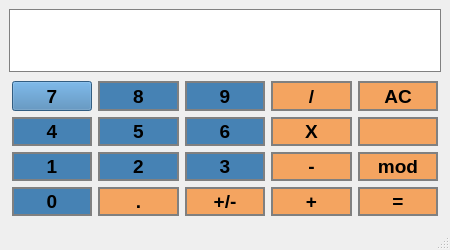
<?xml version="1.0" encoding="UTF-8"?>
<ui version="4.0">
 <class>Calculator</class>
 <widget class="QMainWindow" name="Calculator">
  <property name="windowModality">
   <enum>Qt::NonModal</enum>
  </property>
  <property name="geometry">
   <rect>
    <x>0</x>
    <y>0</y>
    <width>450</width>
    <height>250</height>
   </rect>
  </property>
  <property name="sizePolicy">
   <sizepolicy hsizetype="Fixed" vsizetype="Fixed">
    <horstretch>0</horstretch>
    <verstretch>0</verstretch>
   </sizepolicy>
  </property>
  <property name="minimumSize">
   <size>
    <width>450</width>
    <height>250</height>
   </size>
  </property>
  <property name="maximumSize">
   <size>
    <width>450</width>
    <height>250</height>
   </size>
  </property>
  <property name="windowTitle">
   <string>Calculator</string>
  </property>
  <property name="styleSheet">
   <string notr="true">QPushButton {
	border-radius: 5px;
	border: 1px solid gray;
	padding: 2px;
}

background-color: rgb(222, 221, 218);</string>
  </property>
  <widget class="QWidget" name="centralwidget">
   <layout class="QVBoxLayout" name="verticalLayout">
    <item>
     <widget class="QLineEdit" name="display_lineEdit">
      <property name="font">
       <font>
        <family>Waree</family>
        <pointsize>32</pointsize>
        <weight>75</weight>
        <bold>true</bold>
       </font>
      </property>
      <property name="focusPolicy">
       <enum>Qt::NoFocus</enum>
      </property>
      <property name="styleSheet">
       <string notr="true">QLineEdit {
	background-color: white;
	border: 1px solid gray;
	color: black;
}</string>
      </property>
      <property name="alignment">
       <set>Qt::AlignRight|Qt::AlignTrailing|Qt::AlignVCenter</set>
      </property>
     </widget>
    </item>
    <item>
     <layout class="QGridLayout" name="gridLayout" rowstretch="0,0,0,0" columnstretch="0,0,0,0,0">
      <property name="leftMargin">
       <number>3</number>
      </property>
      <property name="topMargin">
       <number>3</number>
      </property>
      <property name="rightMargin">
       <number>3</number>
      </property>
      <property name="bottomMargin">
       <number>3</number>
      </property>
      <item row="0" column="3">
       <widget class="QPushButton" name="divide_btn">
        <property name="sizePolicy">
         <sizepolicy hsizetype="Preferred" vsizetype="Preferred">
          <horstretch>0</horstretch>
          <verstretch>0</verstretch>
         </sizepolicy>
        </property>
        <property name="font">
         <font>
          <pointsize>14</pointsize>
          <weight>75</weight>
          <bold>true</bold>
         </font>
        </property>
        <property name="focusPolicy">
         <enum>Qt::NoFocus</enum>
        </property>
        <property name="styleSheet">
         <string notr="true">QPushButton {
	background-color: #F4A460;
	border: 2px solid gray;
	padding: 2px;
}

QPushButton:pressed {
	background-color: #FFDEAD;
	border: 2px solid gray;
	padding: 2px;
}</string>
        </property>
        <property name="text">
         <string>/</string>
        </property>
       </widget>
      </item>
      <item row="1" column="4">
       <widget class="QPushButton" name="backspace_btn">
        <property name="sizePolicy">
         <sizepolicy hsizetype="Preferred" vsizetype="Preferred">
          <horstretch>0</horstretch>
          <verstretch>0</verstretch>
         </sizepolicy>
        </property>
        <property name="font">
         <font>
          <pointsize>14</pointsize>
         </font>
        </property>
        <property name="focusPolicy">
         <enum>Qt::NoFocus</enum>
        </property>
        <property name="styleSheet">
         <string notr="true">QPushButton {
	background-color: #F4A460;
	border: 2px solid gray;
	padding: 2px;
}

QPushButton:pressed {
	background-color: #FFDEAD;
	border: 2px solid gray;
	padding: 2px;
}</string>
        </property>
        <property name="text">
         <string/>
        </property>
        <property name="icon">
         <iconset>
          <normalon>:/resources/ui/resources/left_arrow.png</normalon>
         </iconset>
        </property>
       </widget>
      </item>
      <item row="0" column="2">
       <widget class="QPushButton" name="nine_btn">
        <property name="sizePolicy">
         <sizepolicy hsizetype="Preferred" vsizetype="Preferred">
          <horstretch>0</horstretch>
          <verstretch>0</verstretch>
         </sizepolicy>
        </property>
        <property name="font">
         <font>
          <pointsize>14</pointsize>
          <weight>75</weight>
          <bold>true</bold>
         </font>
        </property>
        <property name="focusPolicy">
         <enum>Qt::NoFocus</enum>
        </property>
        <property name="styleSheet">
         <string notr="true">QPushButton {
	background-color: #4682B4;
	border: 2px solid gray;
	padding: 2px;
}

QPushButton:pressed {
	background-color: #6495ED;
	border: 2px solid gray;
	padding: 2px;
}</string>
        </property>
        <property name="text">
         <string>9</string>
        </property>
       </widget>
      </item>
      <item row="0" column="0">
       <widget class="QPushButton" name="seven_btn">
        <property name="sizePolicy">
         <sizepolicy hsizetype="Preferred" vsizetype="Preferred">
          <horstretch>0</horstretch>
          <verstretch>0</verstretch>
         </sizepolicy>
        </property>
        <property name="font">
         <font>
          <pointsize>14</pointsize>
          <weight>75</weight>
          <bold>true</bold>
         </font>
        </property>
        <property name="focusPolicy">
         <enum>Qt::NoFocus</enum>
        </property>
        <property name="styleSheet">
         <string notr="true">QPushButton {
	background-color: #4682B4;
}

QPushButton:pressed {
	background-color: #6495ED;
	border: 2px solid gray;
	padding: 2px;
}</string>
        </property>
        <property name="text">
         <string>7</string>
        </property>
       </widget>
      </item>
      <item row="0" column="4">
       <widget class="QPushButton" name="clear_btn">
        <property name="sizePolicy">
         <sizepolicy hsizetype="Preferred" vsizetype="Preferred">
          <horstretch>0</horstretch>
          <verstretch>0</verstretch>
         </sizepolicy>
        </property>
        <property name="font">
         <font>
          <pointsize>14</pointsize>
          <weight>75</weight>
          <bold>true</bold>
         </font>
        </property>
        <property name="focusPolicy">
         <enum>Qt::NoFocus</enum>
        </property>
        <property name="styleSheet">
         <string notr="true">QPushButton {
	background-color: #F4A460;
	border: 2px solid gray;
	padding: 2px;
}

QPushButton:pressed {
	background-color: #FFDEAD;
	border: 2px solid gray;
	padding: 2px;
}</string>
        </property>
        <property name="text">
         <string>AC</string>
        </property>
       </widget>
      </item>
      <item row="1" column="0">
       <widget class="QPushButton" name="four_btn">
        <property name="sizePolicy">
         <sizepolicy hsizetype="Preferred" vsizetype="Preferred">
          <horstretch>0</horstretch>
          <verstretch>0</verstretch>
         </sizepolicy>
        </property>
        <property name="font">
         <font>
          <pointsize>14</pointsize>
          <weight>75</weight>
          <bold>true</bold>
         </font>
        </property>
        <property name="focusPolicy">
         <enum>Qt::NoFocus</enum>
        </property>
        <property name="styleSheet">
         <string notr="true">QPushButton {
	background-color: #4682B4;
	border: 2px solid gray;
	padding: 2px;
}

QPushButton:pressed {
	background-color: #6495ED;
	border: 2px solid gray;
	padding: 2px;
}</string>
        </property>
        <property name="text">
         <string>4</string>
        </property>
       </widget>
      </item>
      <item row="1" column="3">
       <widget class="QPushButton" name="product_btn">
        <property name="sizePolicy">
         <sizepolicy hsizetype="Preferred" vsizetype="Preferred">
          <horstretch>0</horstretch>
          <verstretch>0</verstretch>
         </sizepolicy>
        </property>
        <property name="font">
         <font>
          <pointsize>14</pointsize>
          <weight>75</weight>
          <bold>true</bold>
         </font>
        </property>
        <property name="focusPolicy">
         <enum>Qt::NoFocus</enum>
        </property>
        <property name="styleSheet">
         <string notr="true">QPushButton {
	background-color: #F4A460;
	border: 2px solid gray;
	padding: 2px;
}

QPushButton:pressed {
	background-color: #FFDEAD;
	border: 2px solid gray;
	padding: 2px;
}</string>
        </property>
        <property name="text">
         <string>X</string>
        </property>
       </widget>
      </item>
      <item row="3" column="3">
       <widget class="QPushButton" name="sum_btn">
        <property name="sizePolicy">
         <sizepolicy hsizetype="Preferred" vsizetype="Preferred">
          <horstretch>0</horstretch>
          <verstretch>0</verstretch>
         </sizepolicy>
        </property>
        <property name="font">
         <font>
          <pointsize>14</pointsize>
          <weight>75</weight>
          <bold>true</bold>
         </font>
        </property>
        <property name="focusPolicy">
         <enum>Qt::NoFocus</enum>
        </property>
        <property name="styleSheet">
         <string notr="true">QPushButton {
	background-color: #F4A460;
	border: 2px solid gray;
	padding: 2px;
}

QPushButton:pressed {
	background-color: #FFDEAD;
	border: 2px solid gray;
	padding: 2px;
}</string>
        </property>
        <property name="text">
         <string>+</string>
        </property>
       </widget>
      </item>
      <item row="0" column="1">
       <widget class="QPushButton" name="eight_btn">
        <property name="sizePolicy">
         <sizepolicy hsizetype="Preferred" vsizetype="Preferred">
          <horstretch>0</horstretch>
          <verstretch>0</verstretch>
         </sizepolicy>
        </property>
        <property name="font">
         <font>
          <pointsize>14</pointsize>
          <weight>75</weight>
          <bold>true</bold>
         </font>
        </property>
        <property name="focusPolicy">
         <enum>Qt::NoFocus</enum>
        </property>
        <property name="styleSheet">
         <string notr="true">QPushButton {
	background-color: #4682B4;
	border: 2px solid gray;
	padding: 2px;
}

QPushButton:pressed {
	background-color: #6495ED;
	border: 2px solid gray;
	padding: 2px;
}</string>
        </property>
        <property name="text">
         <string>8</string>
        </property>
       </widget>
      </item>
      <item row="2" column="0">
       <widget class="QPushButton" name="one_btn">
        <property name="sizePolicy">
         <sizepolicy hsizetype="Preferred" vsizetype="Preferred">
          <horstretch>0</horstretch>
          <verstretch>0</verstretch>
         </sizepolicy>
        </property>
        <property name="font">
         <font>
          <pointsize>14</pointsize>
          <weight>75</weight>
          <bold>true</bold>
         </font>
        </property>
        <property name="focusPolicy">
         <enum>Qt::NoFocus</enum>
        </property>
        <property name="styleSheet">
         <string notr="true">QPushButton {
	background-color: #4682B4;
	border: 2px solid gray;
	padding: 2px;
}

QPushButton:pressed {
	background-color: #6495ED;
	border: 2px solid gray;
	padding: 2px;
}</string>
        </property>
        <property name="text">
         <string>1</string>
        </property>
       </widget>
      </item>
      <item row="2" column="1">
       <widget class="QPushButton" name="two_btn">
        <property name="sizePolicy">
         <sizepolicy hsizetype="Preferred" vsizetype="Preferred">
          <horstretch>0</horstretch>
          <verstretch>0</verstretch>
         </sizepolicy>
        </property>
        <property name="font">
         <font>
          <pointsize>14</pointsize>
          <weight>75</weight>
          <bold>true</bold>
         </font>
        </property>
        <property name="focusPolicy">
         <enum>Qt::NoFocus</enum>
        </property>
        <property name="styleSheet">
         <string notr="true">QPushButton {
	background-color: #4682B4;
	border: 2px solid gray;
	padding: 2px;
}

QPushButton:pressed {
	background-color: #6495ED;
	border: 2px solid gray;
	padding: 2px;
}</string>
        </property>
        <property name="text">
         <string>2</string>
        </property>
       </widget>
      </item>
      <item row="2" column="4">
       <widget class="QPushButton" name="mod_btn">
        <property name="sizePolicy">
         <sizepolicy hsizetype="Preferred" vsizetype="Preferred">
          <horstretch>0</horstretch>
          <verstretch>0</verstretch>
         </sizepolicy>
        </property>
        <property name="font">
         <font>
          <pointsize>14</pointsize>
          <weight>75</weight>
          <bold>true</bold>
         </font>
        </property>
        <property name="focusPolicy">
         <enum>Qt::NoFocus</enum>
        </property>
        <property name="styleSheet">
         <string notr="true">QPushButton {
	background-color: #F4A460;
	border: 2px solid gray;
	padding: 2px;
}

QPushButton:pressed {
	background-color: #FFDEAD;
	border: 2px solid gray;
	padding: 2px;
}</string>
        </property>
        <property name="text">
         <string>mod</string>
        </property>
       </widget>
      </item>
      <item row="3" column="0">
       <widget class="QPushButton" name="zero_btn">
        <property name="sizePolicy">
         <sizepolicy hsizetype="Preferred" vsizetype="Preferred">
          <horstretch>0</horstretch>
          <verstretch>0</verstretch>
         </sizepolicy>
        </property>
        <property name="font">
         <font>
          <pointsize>14</pointsize>
          <weight>75</weight>
          <bold>true</bold>
         </font>
        </property>
        <property name="focusPolicy">
         <enum>Qt::NoFocus</enum>
        </property>
        <property name="styleSheet">
         <string notr="true">QPushButton {
	background-color: #4682B4;
	border: 2px solid gray;
	padding: 2px;
}

QPushButton:pressed {
	background-color: #6495ED;
	border: 2px solid gray;
	padding: 2px;
}</string>
        </property>
        <property name="text">
         <string>0</string>
        </property>
       </widget>
      </item>
      <item row="2" column="2">
       <widget class="QPushButton" name="three_btn">
        <property name="sizePolicy">
         <sizepolicy hsizetype="Preferred" vsizetype="Preferred">
          <horstretch>0</horstretch>
          <verstretch>0</verstretch>
         </sizepolicy>
        </property>
        <property name="font">
         <font>
          <pointsize>14</pointsize>
          <weight>75</weight>
          <bold>true</bold>
         </font>
        </property>
        <property name="focusPolicy">
         <enum>Qt::NoFocus</enum>
        </property>
        <property name="styleSheet">
         <string notr="true">QPushButton {
	background-color: #4682B4;
	border: 2px solid gray;
	padding: 2px;
}

QPushButton:pressed {
	background-color: #6495ED;
	border: 2px solid gray;
	padding: 2px;
}</string>
        </property>
        <property name="text">
         <string>3</string>
        </property>
       </widget>
      </item>
      <item row="3" column="2">
       <widget class="QPushButton" name="negative_btn">
        <property name="sizePolicy">
         <sizepolicy hsizetype="Preferred" vsizetype="Preferred">
          <horstretch>0</horstretch>
          <verstretch>0</verstretch>
         </sizepolicy>
        </property>
        <property name="font">
         <font>
          <pointsize>14</pointsize>
          <weight>75</weight>
          <bold>true</bold>
         </font>
        </property>
        <property name="focusPolicy">
         <enum>Qt::NoFocus</enum>
        </property>
        <property name="styleSheet">
         <string notr="true">QPushButton {
	background-color: #F4A460;
	border: 2px solid gray;
	padding: 2px;
}

QPushButton:pressed {
	background-color: #FFDEAD;
	border: 2px solid gray;
	padding: 2px;
}</string>
        </property>
        <property name="text">
         <string>+/-</string>
        </property>
       </widget>
      </item>
      <item row="3" column="1">
       <widget class="QPushButton" name="comma_btn">
        <property name="sizePolicy">
         <sizepolicy hsizetype="Preferred" vsizetype="Preferred">
          <horstretch>0</horstretch>
          <verstretch>0</verstretch>
         </sizepolicy>
        </property>
        <property name="font">
         <font>
          <pointsize>14</pointsize>
          <weight>75</weight>
          <bold>true</bold>
         </font>
        </property>
        <property name="focusPolicy">
         <enum>Qt::NoFocus</enum>
        </property>
        <property name="styleSheet">
         <string notr="true">QPushButton {
	background-color: #F4A460;
	border: 2px solid gray;
	padding: 2px;
}

QPushButton:pressed {
	background-color: #FFDEAD;
	border: 2px solid gray;
	padding: 2px;
}</string>
        </property>
        <property name="text">
         <string>.</string>
        </property>
       </widget>
      </item>
      <item row="3" column="4">
       <widget class="QPushButton" name="equal_btn">
        <property name="sizePolicy">
         <sizepolicy hsizetype="Preferred" vsizetype="Preferred">
          <horstretch>0</horstretch>
          <verstretch>0</verstretch>
         </sizepolicy>
        </property>
        <property name="minimumSize">
         <size>
          <width>0</width>
          <height>0</height>
         </size>
        </property>
        <property name="maximumSize">
         <size>
          <width>16777215</width>
          <height>16777215</height>
         </size>
        </property>
        <property name="font">
         <font>
          <pointsize>14</pointsize>
          <weight>75</weight>
          <bold>true</bold>
         </font>
        </property>
        <property name="focusPolicy">
         <enum>Qt::NoFocus</enum>
        </property>
        <property name="styleSheet">
         <string notr="true">QPushButton {
	background-color: #F4A460;
	border: 2px solid gray;
	padding: 2px;
}

QPushButton:pressed {
	background-color: #FFDEAD;
	border: 2px solid gray;
	padding: 2px;
}</string>
        </property>
        <property name="text">
         <string>=</string>
        </property>
        <property name="iconSize">
         <size>
          <width>16</width>
          <height>16</height>
         </size>
        </property>
       </widget>
      </item>
      <item row="1" column="2">
       <widget class="QPushButton" name="six_btn">
        <property name="sizePolicy">
         <sizepolicy hsizetype="Preferred" vsizetype="Preferred">
          <horstretch>0</horstretch>
          <verstretch>0</verstretch>
         </sizepolicy>
        </property>
        <property name="font">
         <font>
          <pointsize>14</pointsize>
          <weight>75</weight>
          <bold>true</bold>
         </font>
        </property>
        <property name="focusPolicy">
         <enum>Qt::NoFocus</enum>
        </property>
        <property name="styleSheet">
         <string notr="true">QPushButton {
	background-color: #4682B4;
	border: 2px solid gray;
	padding: 2px;
}

QPushButton:pressed {
	background-color: #6495ED;
	border: 2px solid gray;
	padding: 2px;
}</string>
        </property>
        <property name="text">
         <string>6</string>
        </property>
       </widget>
      </item>
      <item row="1" column="1">
       <widget class="QPushButton" name="five_btn">
        <property name="sizePolicy">
         <sizepolicy hsizetype="Preferred" vsizetype="Preferred">
          <horstretch>0</horstretch>
          <verstretch>0</verstretch>
         </sizepolicy>
        </property>
        <property name="font">
         <font>
          <pointsize>14</pointsize>
          <weight>75</weight>
          <bold>true</bold>
         </font>
        </property>
        <property name="focusPolicy">
         <enum>Qt::NoFocus</enum>
        </property>
        <property name="styleSheet">
         <string notr="true">QPushButton {
	background-color: #4682B4;
	border: 2px solid gray;
	padding: 2px;
}

QPushButton:pressed {
	background-color: #6495ED;
	border: 2px solid gray;
	padding: 2px;
}</string>
        </property>
        <property name="text">
         <string>5</string>
        </property>
       </widget>
      </item>
      <item row="2" column="3">
       <widget class="QPushButton" name="subtract_btn">
        <property name="sizePolicy">
         <sizepolicy hsizetype="Preferred" vsizetype="Preferred">
          <horstretch>0</horstretch>
          <verstretch>0</verstretch>
         </sizepolicy>
        </property>
        <property name="font">
         <font>
          <pointsize>14</pointsize>
          <weight>75</weight>
          <bold>true</bold>
         </font>
        </property>
        <property name="focusPolicy">
         <enum>Qt::NoFocus</enum>
        </property>
        <property name="styleSheet">
         <string notr="true">QPushButton {
	background-color: #F4A460;
	border: 2px solid gray;
	padding: 2px;
}

QPushButton:pressed {
	background-color: #FFDEAD;
	border: 2px solid gray;
	padding: 2px;
}</string>
        </property>
        <property name="text">
         <string>-</string>
        </property>
       </widget>
      </item>
     </layout>
    </item>
   </layout>
  </widget>
  <widget class="QStatusBar" name="statusBar">
   <property name="acceptDrops">
    <bool>false</bool>
   </property>
  </widget>
 </widget>
 <tabstops>
  <tabstop>display_lineEdit</tabstop>
  <tabstop>seven_btn</tabstop>
  <tabstop>eight_btn</tabstop>
  <tabstop>nine_btn</tabstop>
  <tabstop>four_btn</tabstop>
  <tabstop>five_btn</tabstop>
  <tabstop>six_btn</tabstop>
  <tabstop>one_btn</tabstop>
  <tabstop>two_btn</tabstop>
  <tabstop>three_btn</tabstop>
  <tabstop>divide_btn</tabstop>
  <tabstop>clear_btn</tabstop>
  <tabstop>product_btn</tabstop>
  <tabstop>backspace_btn</tabstop>
  <tabstop>subtract_btn</tabstop>
  <tabstop>mod_btn</tabstop>
  <tabstop>sum_btn</tabstop>
  <tabstop>equal_btn</tabstop>
 </tabstops>
 <resources/>
 <connections/>
</ui>
